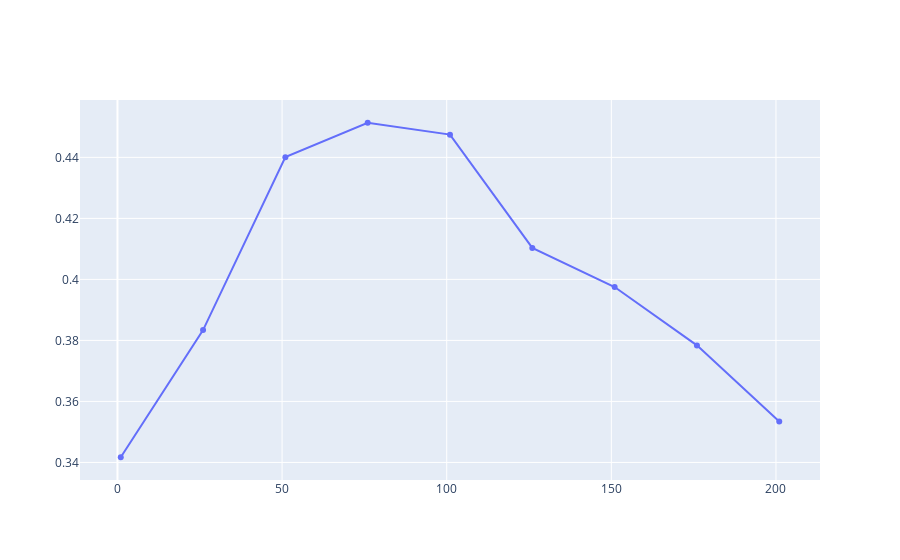
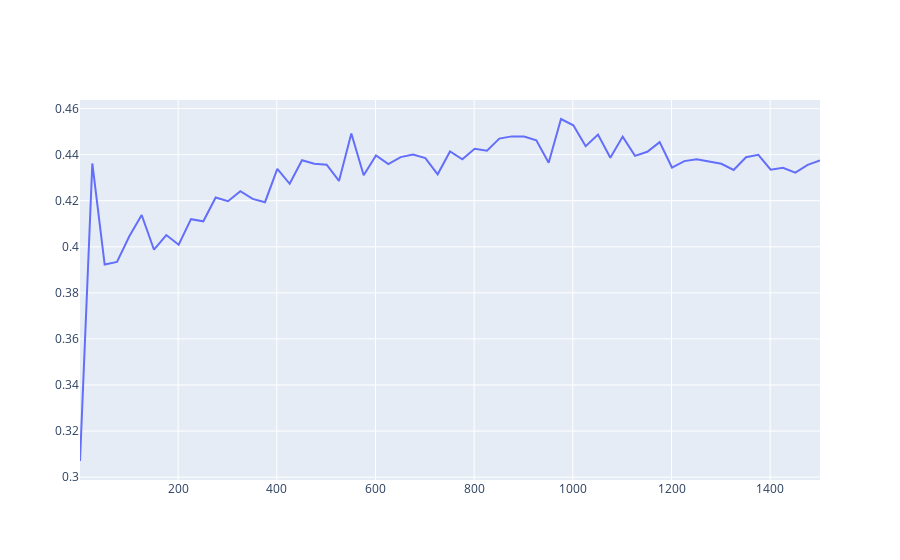

Here is the notebook cell these charts were saved with, in order:
### Code cell
par_scores = score_topics(par_dictionary, par_bow, par_texts, start = 1, step = 25, stop = 203)
    
plot_topic_scores(par_scores)

email_scores = score_topics(email_dictionary, email_bow, email_texts, start = 1, step = 25, stop = 1503)
    
plot_topic_scores(email_scores)

### Figure 1 — Plotly figure (JSON) as saved in the notebook; plotly's stock layout.template omitted (floating-point values rounded to 4 significant figures)
{"data": [{"name": "Scores", "type": "scatter", "x": [1, 26, 51, 76, 101, 126, 151, 176, 201], "y": [0.3417, 0.3834, 0.4401, 0.4513, 0.4475, 0.4103, 0.3975, 0.3784, 0.3535]}], "layout": {"autosize": true, "xaxis": {"autorange": true, "range": [-11.61, 213.6], "type": "linear"}, "yaxis": {"autorange": true, "range": [0.3327, 0.4604], "type": "linear"}}}

### Figure 2 — Plotly figure (JSON) as saved in the notebook; plotly's stock layout.template omitted (floating-point values rounded to 4 significant figures)
{"data": [{"name": "Scores", "type": "scatter", "x": [1, 26, 51, 76, 101, 126, 151, 176, 201, 226, 251, 276, 301, 326, 351, 376, 401, 426, 451, 476, 501, 526, 551, 576, 601, 626, 651, 676, 701, 726, 751, 776, 801, 826, 851, 876, 901, 926, 951, 976, 1001, 1026, 1051, 1076, 1101, 1126, 1151, 1176, 1201, 1226, 1251, 1276, 1301, 1326, 1351, 1376, 1401, 1426, 1451, 1476, 1501], "y": [0.307, 0.4362, 0.3923, 0.3934, 0.4046, 0.4138, 0.3987, 0.4051, 0.4009, 0.412, 0.4111, 0.4214, 0.4198, 0.4241, 0.4208, 0.4194, 0.4338, 0.4274, 0.4376, 0.4361, 0.4356, 0.4286, 0.4492, 0.4311, 0.4397, 0.4359, 0.4389, 0.4401, 0.4385, 0.4315, 0.4414, 0.438, 0.4425, 0.4417, 0.447, 0.4479, 0.4478, 0.4462, 0.4365, 0.4555, 0.4527, 0.4436, 0.4487, 0.4387, 0.4478, 0.4395, 0.4412, 0.4454, 0.4344, 0.4372, 0.438, 0.4371, 0.436, 0.4334, 0.4389, 0.4399, 0.4335, 0.4343, 0.4322, 0.4356, 0.4374]}], "layout": {"autosize": true, "xaxis": {"autorange": true, "range": [1, 1501], "type": "linear"}, "yaxis": {"autorange": true, "range": [0.2988, 0.4637], "type": "linear"}}}
